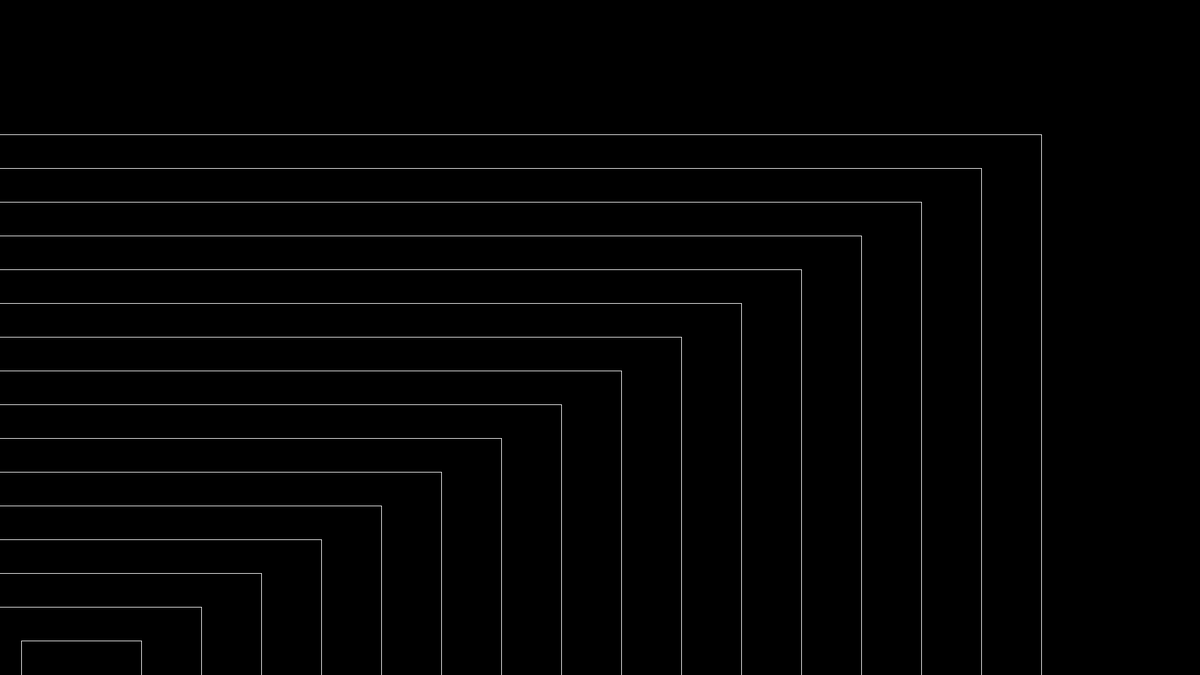
Frame 1 (no input)
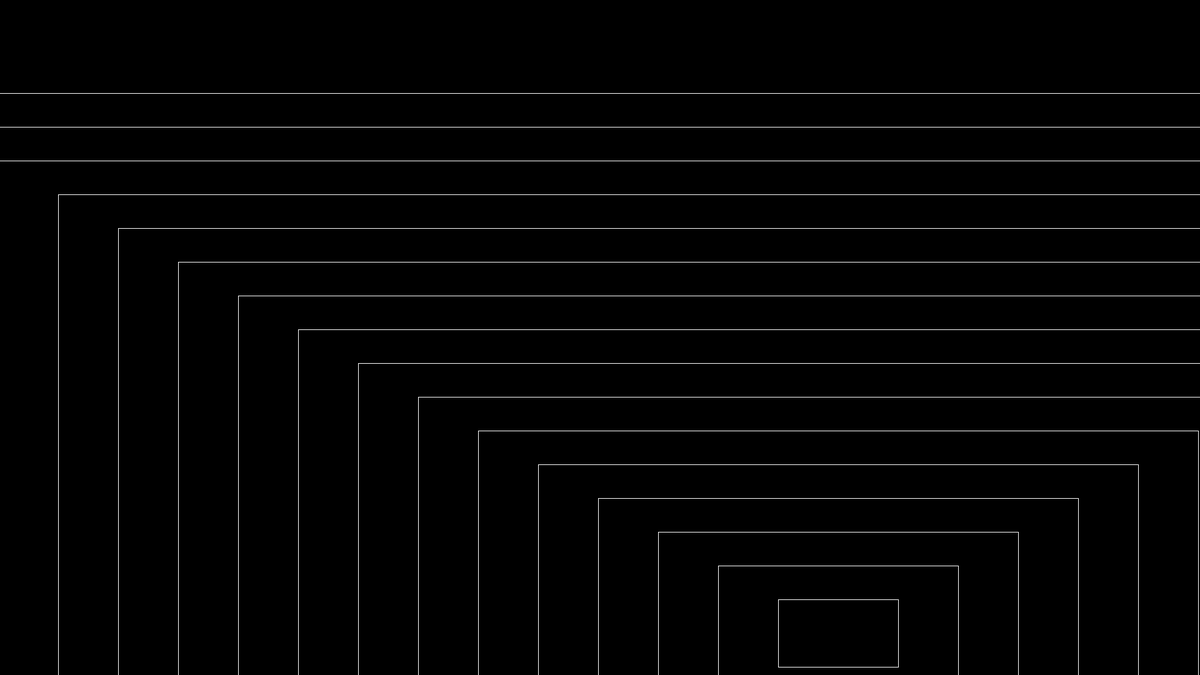
Frame 60 (the mouse pressed at the canvas centre just before this capture)
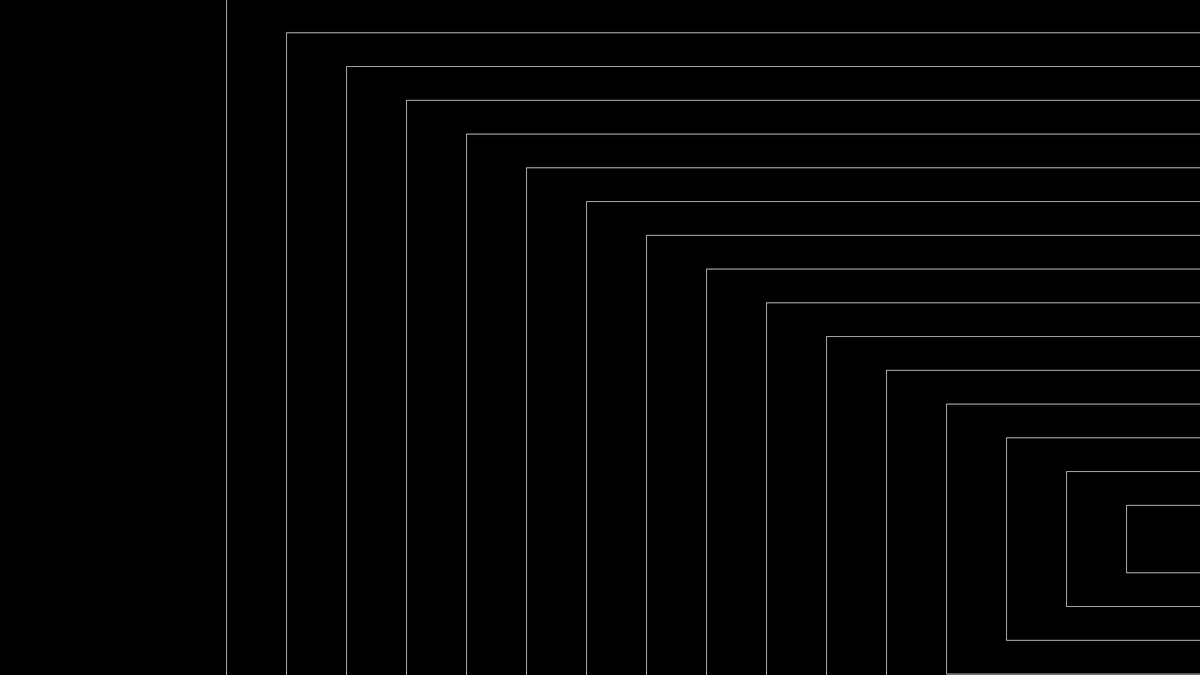
Frame 120 (the mouse held since frame 60 and released just before this capture)

The Processing sketch that drew these frames (run headless with seeded random() and noise(); from frame 60 on, the mouse is pressed at the canvas centre):

// Processing sketch: sketch_170629a
// ── sketch_170629a.pde
/**
 * Constants
 */

private static final int NUM_OF_SHAPES = 16;

private static final float MAX_SIZE_FACTOR = 16f;

/**
 * Values
 */

private float smallestShapeWidth;

private float smallestShapeHeight;

/**
 * Lifecycle
 */

void setup() {

  smallestShapeWidth = width / 10f;
  final float aspectRatio = (float) width / (float) height;
  smallestShapeHeight = smallestShapeWidth * (1f / aspectRatio);

  size(1920, 1080);
}

void draw() {
  background(0);
  
  noFill();
  stroke(0xFFFFFFFF);

  drawShapes();
}

private void drawShapes() {
  final float startX = sin(((millis() % 5000) / 5000f) * PI) * width;
  final float startY = cos(((millis() % 5500) / 5500f) * PI / 2f) * height;
  for (int shapeCounter = 0; shapeCounter < NUM_OF_SHAPES; shapeCounter++) {
    final float sizeFactor = (1f + (MAX_SIZE_FACTOR * (shapeCounter / (float) NUM_OF_SHAPES)));
    rect(
    startX - (sizeFactor * smallestShapeWidth * 0.5f),
    startY - (sizeFactor * smallestShapeHeight * 0.5f),
    smallestShapeWidth * sizeFactor,
    smallestShapeHeight * sizeFactor
    );
  }
}
